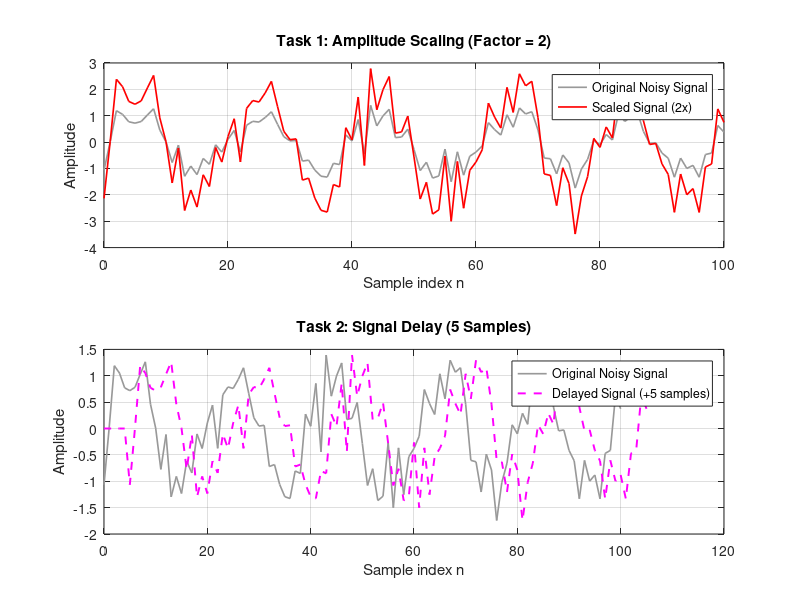
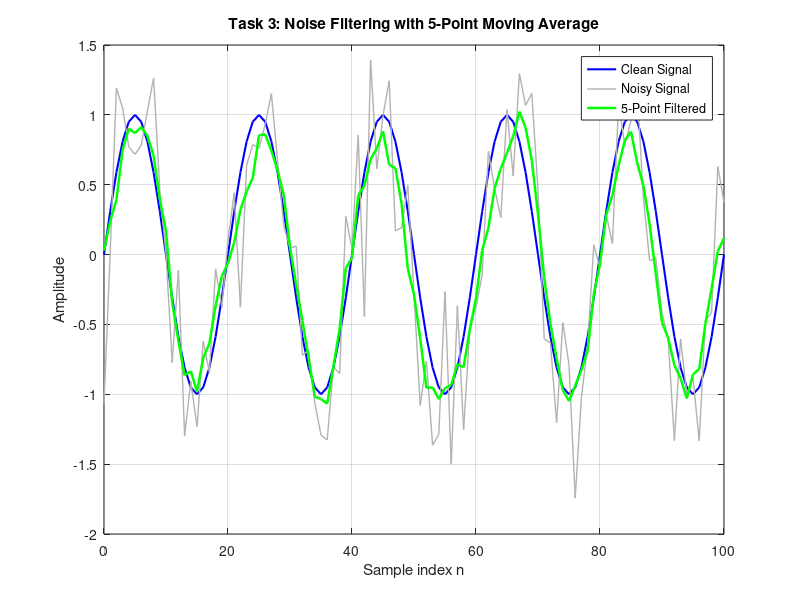
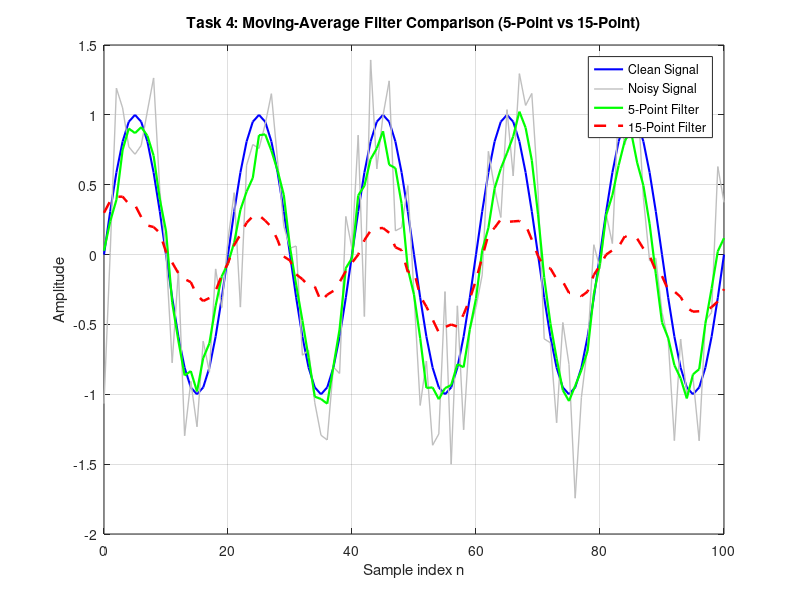
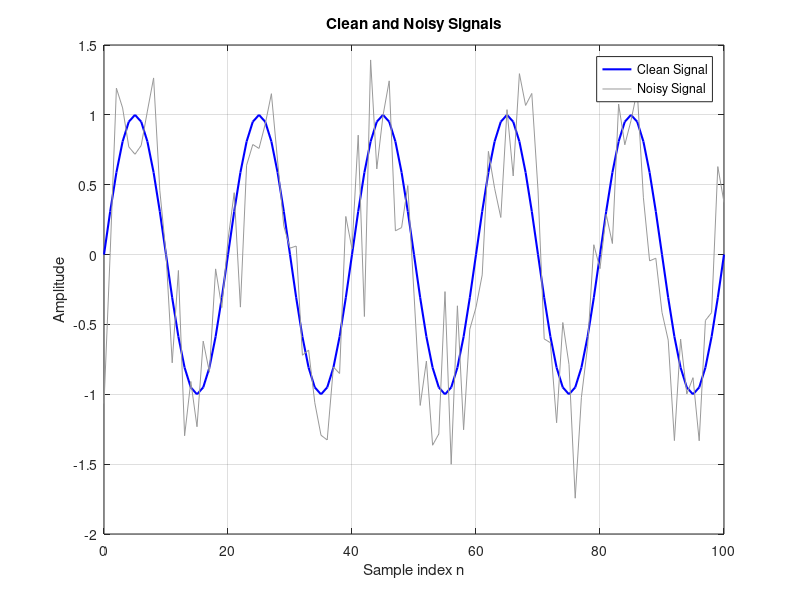

Reproduce these figures in MATLAB, in order.
%% Lecture 3
rng(1);

%% Create a clean discrete-time signal
n = 0:100;
clean = sin(0.1*pi*n);

%% Add noise
noise = 0.4*randn(size(n));
measured = clean + noise;

%% Display the clean and noisy signals
figure('Name', 'Initial Signals', 'Color', 'w');
plot(n, clean, 'b', 'LineWidth', 1.5);
hold on;
plot(n, measured, 'Color', [0.6 0.6 0.6]);
grid on;
xlabel('Sample index n');
ylabel('Amplitude');
title('Clean and Noisy Signals');
legend('Clean Signal', 'Noisy Signal');

%% --- Task 1: Amplitude Scaling & Task 2: Signal Delay ---
% Task 1: Multiply the noisy signal by 2
scaled = 2 * measured;

% Task 2: Delay the noisy signal by 5 samples (zero-padding at the start)
delay = 5;
delayed = [zeros(1, delay), measured];

n_measured = 0:length(measured)-1;
n_delayed = 0:length(delayed)-1;

% Plot Task 1 and Task 2 together and save as signal_operations.png
fig_ops = figure('Name', 'Signal Operations', 'Color', 'w');

% Subplot 1: Amplitude Scaling
subplot(2, 1, 1);
plot(n, measured, 'Color', [0.6 0.6 0.6], 'LineWidth', 1.2);
hold on;
plot(n, scaled, 'r', 'LineWidth', 1.2);
hold off;
grid on;
title('Task 1: Amplitude Scaling (Factor = 2)');
xlabel('Sample index n');
ylabel('Amplitude');
legend('Original Noisy Signal', 'Scaled Signal (2x)', 'Location', 'northeast');

% Subplot 2: Signal Delay
subplot(2, 1, 2);
plot(n_measured, measured, 'Color', [0.6 0.6 0.6], 'LineWidth', 1.2);
hold on;
plot(n_delayed, delayed, 'm--', 'LineWidth', 1.4);
hold off;
grid on;
title('Task 2: Signal Delay (5 Samples)');
xlabel('Sample index n');
ylabel('Amplitude');
legend('Original Noisy Signal', 'Delayed Signal (+5 samples)', 'Location', 'northeast');

saveas(fig_ops, 'signal_operations.png');

%% --- Task 3: Five-Point Moving-Average Filter ---
h5 = ones(1, 5) / 5;
filtered5 = conv(measured, h5, 'same');

fig_filt5 = figure('Name', '5-Point Moving Average', 'Color', 'w');
plot(n, clean, 'b', 'LineWidth', 1.5);
hold on;
plot(n, measured, 'Color', [0.7 0.7 0.7], 'LineWidth', 1.0);
plot(n, filtered5, 'g', 'LineWidth', 1.8);
hold off;
grid on;
title('Task 3: Noise Filtering with 5-Point Moving Average');
xlabel('Sample index n');
ylabel('Amplitude');
legend('Clean Signal', 'Noisy Signal', '5-Point Filtered', 'Location', 'northeast');

saveas(fig_filt5, 'noise_filtering.png');

%% --- Task 4: Compare Two Filter Lengths ---
h15 = ones(1, 15) / 15;
filtered15 = conv(measured, h15, 'same');

fig_comp = figure('Name', 'Filter Length Comparison', 'Color', 'w');
plot(n, clean, 'b', 'LineWidth', 1.5);
hold on;
plot(n, measured, 'Color', [0.75 0.75 0.75], 'LineWidth', 1.0);
plot(n, filtered5, 'g-', 'LineWidth', 1.6);
plot(n, filtered15, 'r--', 'LineWidth', 1.8);
hold off;
grid on;
title('Task 4: Moving-Average Filter Comparison (5-Point vs 15-Point)');
xlabel('Sample index n');
ylabel('Amplitude');
legend('Clean Signal', 'Noisy Signal', '5-Point Filter', '15-Point Filter', 'Location', 'northeast');

saveas(fig_comp, 'filter_comparison.png');

disp('Lecture 03 script completed and all figures saved.');
